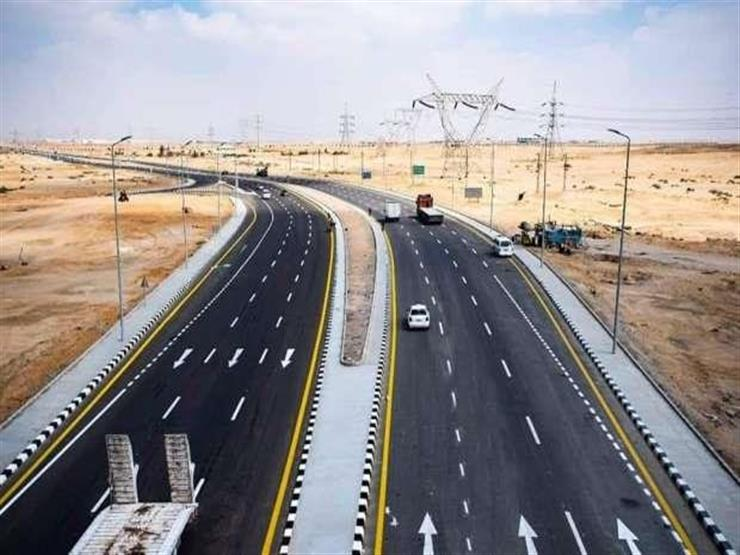
#> input picture 3- Image Processing ( 3 Sprints )/Sprint 9/Task 1/img/Road.jpg, 740 x 555 px, given in place of the camera
$ jupyter execute S9_T1.ipynb   (older library calls are emulated)   (text cells are left out)
#> lines starting #> are read from the running program, lines starting #| are printed output that depends on the picture; after the words box and inside, x2 and y2 are one past the last pixel; in counts of white or black regions, pixels touching at a corner belong together
[cell 1]
# Python program to Edge detection
# using OpenCV in Python
# using Sobel edge detection
# and laplacian method
import cv2
import numpy as np
import matplotlib.pyplot as plt

#Capture livestream video content from camera 0
#cap = cv2.VideoCapture(0)
cap = cv2.VideoCapture(0)

while(1):

	# Take each frame
    ret, im = cap.read()
#> im is the input picture: shape (555, 740, 3); mean B, G, R 144, 143.1, 147.9
    if ret == False:
        break
    frame = im
	# Convert to HSV for simpler calculations
    hsv = cv2.cvtColor(frame, cv2.COLOR_BGR2HSV)
#> hsv: shape (555, 740, 3); mean H, S, V 82.5, 54.4, 160.5

    #cv2.Sobel(original_image,ddepth,xorder,yorder,kernelsize)
    # Calcution of Sobelx
    sobelx = cv2.Sobel(frame,cv2.CV_64F,1,0,ksize=5)

	# Calculation of Sobely
    sobely = cv2.Sobel(frame,cv2.CV_64F,0,1,ksize=5)

	# Calculation of Laplacian
    # cv2.Laplacian(frame,cv2.CV_64F)
    laplacian = cv2.Laplacian(frame,cv2.CV_64F)

    cv2.imshow('sobelx',sobelx)
    cv2.imshow('sobely',sobely)
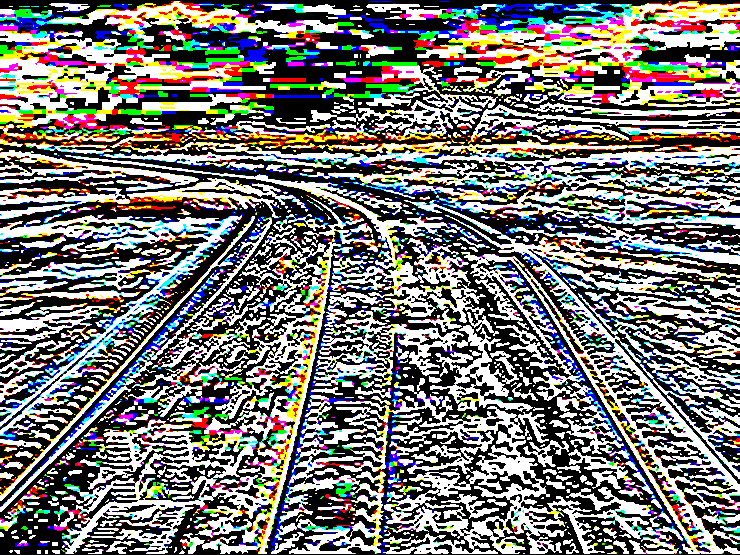
#> window 'sobely': shape (555, 740, 3); mean B, G, R 116.4, 119, 120.2
    cv2.imshow('laplacian',laplacian)
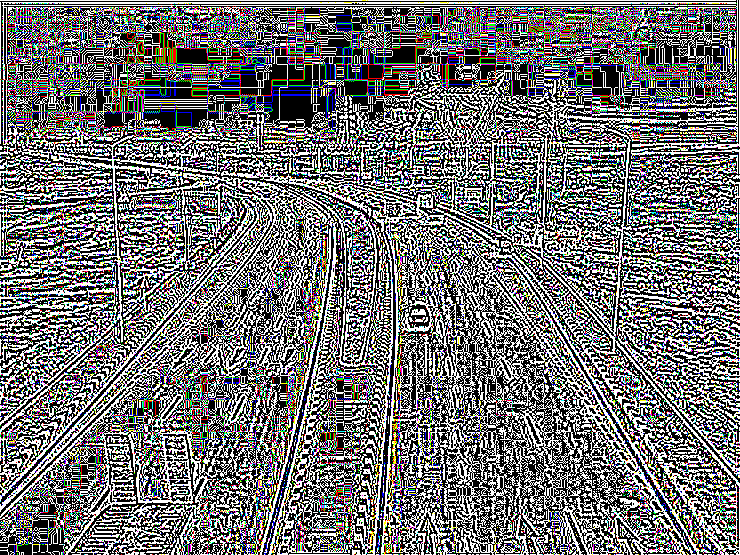
#> window 'laplacian': shape (555, 740, 3); mean B, G, R 112.8, 112.4, 112.8
    k = cv2.waitKey(5) & 0xFF
#> (key Esc is pressed here)
    if k == 27:
        break

cv2.destroyAllWindows()

#release the frame
cap.release()

plt.figure(figsize=(20, 20))
plt.subplot(221)
plt.title("sobelx")
plt.imshow(sobelx)
plt.subplot(222)
plt.title("sobely")
plt.imshow(sobely)
plt.subplot(223)
plt.title("laplacian")
plt.imshow(laplacian)
plt.show()
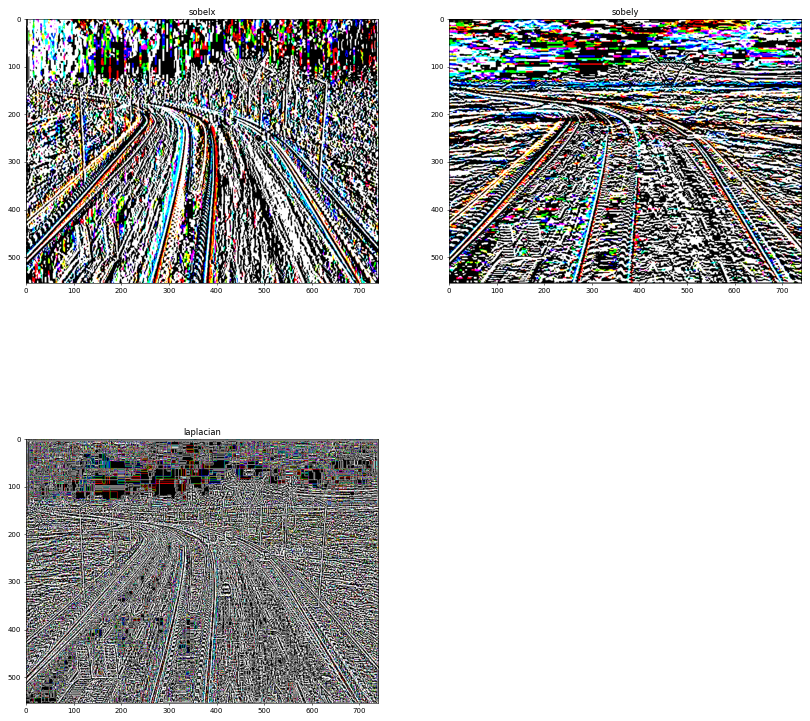
#> figure drawn by matplotlib, 3 panels; B, G, R data is drawn as R, G, B

[cell 2]
# OpenCV program to perform Edge detection in real time
# import libraries of python OpenCV
# where its functionality resides
import cv2

# np is an alias pointing to numpy library
import numpy as np


# capture frames from a camera
cap = cv2.VideoCapture(0)


# loop runs if capturing has been initialized
while(1):

    # reads frames from a camera
    ret, frame = cap.read()

    # converting BGR to HSV
    hsv = cv2.cvtColor(frame, cv2.COLOR_BGR2HSV)

    # define range of red color in HSV
    lower_red = np.array([30,150,50])
    upper_red = np.array([255,255,180])

    # create a red HSV colour boundary and
    # threshold HSV image
    # cv2.inRange(hsv, lower_red, upper_red)
    mask = cv2.inRange(hsv, lower_red, upper_red)
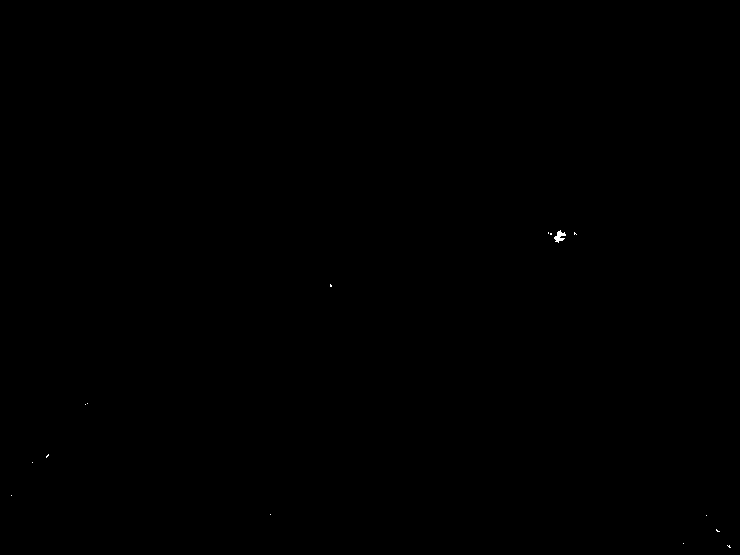
#> mask: shape (555, 740); 0.03% white; 15 white regions (14 under 20 px), largest, box (x1, y1, x2, y2) and area: (554, 230, 566, 243) 80

    # Bitwise-AND mask and original image
    res = cv2.bitwise_and(frame,frame, mask= mask)

    # Display an original image
    cv2.imshow('Original',frame)

    # finds edges in the input image image and
    # marks them in the output map edges
    edges = cv2.Canny(frame,100,200)
#> edges: shape (555, 740); 9.1% white in thin lines or dots, all inside (x1, y1, x2, y2) = (0, 73, 740, 555)

    # Display edges in a frame
    cv2.imshow('Edges',edges)

    # Wait for Esc key to stop
    k = cv2.waitKey(5) & 0xFF
#> (key Esc is pressed here)
    if k == 27:
        break


# Close the window
cap.release()

# De-allocate any associated memory usage
cv2.destroyAllWindows()
frame = cv2.cvtColor(frame, cv2.COLOR_BGR2RGB)
plt.figure(figsize=(20, 20))
plt.subplot(221)
plt.title("Original")
plt.imshow(frame)
plt.subplot(222)
plt.title("edges")
plt.imshow(edges)
plt.show()

[cell 3]
# Python program to illustrate HoughLine
# method for line detection
import cv2
import numpy as np
import matplotlib.pyplot as plt
# Reading the required image in
# which operations are to be done.
# Make sure that the image is in the same
# directory in which this python program is
Pic = cv2.imread('img/grid3.jpg')
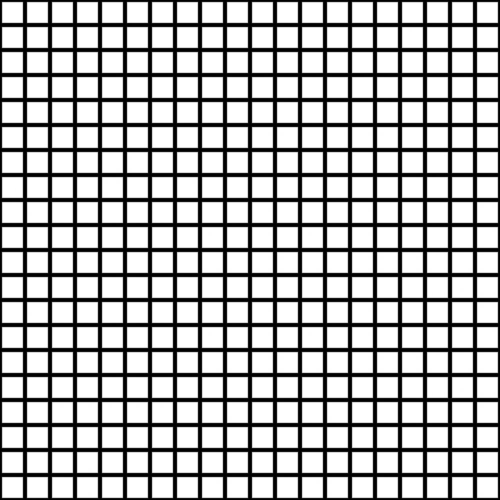
#> input picture 3- Image Processing ( 3 Sprints )/Sprint 9/Task 1/img/grid3.jpg, 1000 x 1000 px (shown at 1/2 size)
#> Pic is the input picture: shape (1000, 1000, 3); min 0, max 255, mean 177.4
img = cv2.imread('img/grid3.jpg')

# Convert the img to grayscale
gray = cv2.cvtColor(img,cv2.COLOR_BGR2GRAY)

# Apply edge detection method on the image
edges = cv2.Canny(gray,50,150,apertureSize = 3)
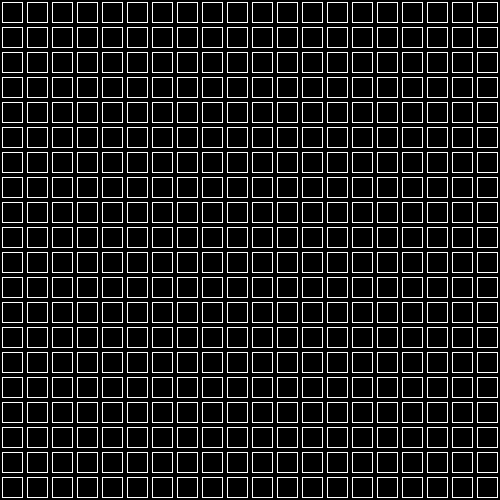
#> edges: shape (1000, 1000) (shown at 1/2 size); 6.6% white in thin lines or dots

# This returns an array of r and theta values
lines = cv2.HoughLines(edges,1,np.pi/180, 200)
#> lines = 80 rows, first 8: [4, 0], [45, 0], [54, 0], [95, 0], [104, 0], [145, 0], [154, 0], [195, 0]
# The below for loop runs till r and theta values
# are in the range of the 2d array
for r,theta in lines[0]:

    # Stores the value of cos(theta) in a
    a = np.cos(theta)

    # Stores the value of sin(theta) in b
    b = np.sin(theta)

    # x0 stores the value rcos(theta)
    x0 = a*r

    # y0 stores the value rsin(theta)
    y0 = b*r

    # x1 stores the rounded off value of (rcos(theta)-1000sin(theta))
    x1 = int(x0 + 1000*(-b))

    # y1 stores the rounded off value of (rsin(theta)+1000cos(theta))
    y1 = int(y0 + 1000*(a))

    # x2 stores the rounded off value of (rcos(theta)+1000sin(theta))
    x2 = int(x0 - 1000*(-b))

    # y2 stores the rounded off value of (rsin(theta)-1000cos(theta))
    y2 = int(y0 - 1000*(a))

    # cv2.line draws a line in img from the point(x1,y1) to (x2,y2).
    # (0,0,255) denotes the colour of the line to be
    #drawn. In this case, it is red.
    cv2.line(img,(x1,y1), (x2,y2), (0,0,255),2)
#> this loop made 1 pass
#> (r, theta, a, b, x0, y0, x1, y1) on pass 1: (4, 0, 1, 0, 4, 0, 4, 1000)
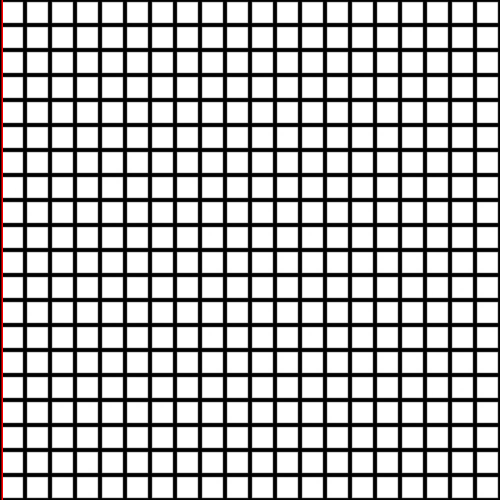
#> img: shape (1000, 1000, 3) (shown at 1/2 size); 0.3% of pixels changed, all inside (x1, y1, x2, y2) = (3, 0, 6, 1000)

# All the changes made in the input image are finally
# written on a new image houghlines.jpg
cv2.imwrite('linesDetected.jpg', img)

img1 = cv2.imread('linesDetected.jpg')
# [6 lines of commented-out code are left out]

Titles =["img", "Road"]
images =[Pic, img1]
count = 2
plt.figure(figsize=(20, 20))
for i in range(count):
    plt.subplot(1, 2, i + 1)
    plt.title(Titles[i])
    plt.imshow(images[i])
plt.show()
#> figure, not shown here; B, G, R data is drawn as R, G, B

[cell 4]
# Python program to illustrate HoughLinemethod for line detection
import cv2
import numpy as np
import matplotlib.pyplot as plt

img = cv2.imread('img/grid3.jpg')
# 1) Convert the img to grayscale
gray = cv2.cvtColor(img,cv2.COLOR_BGR2GRAY)

# 2) Apply edge detection method on the image
edges = cv2.Canny(gray, 50, 100, apertureSize = 3)

# 3) This returns an array of (r, theta) values
# how to know the right thershold value ?
lines = cv2.HoughLines(edges, 1, np.pi/180, 120)
#> lines = 262 rows, first 8: [4, 0], [45, 0], [54, 0], [95, 0], [104, 0], [145, 0], [154, 0], [195, 0]

# 4) The below for loop runs till r and theta values are in the range of the 2d array
for line in lines:
    r, theta = line[0]
    a = np.cos(theta)
    b = np.sin(theta)

    # x0 stores the value rcos(theta)
    x0 = a*r

    # y0 stores the value rsin(theta)
    y0 = b*r

    # x1 stores the rounded off value of (rcos(theta)-1000sin(theta))
    x1 = int(x0 + 1000*(-b))

    # y1 stores the rounded off value of (rsin(theta)+1000cos(theta))
    y1 = int(y0 + 1000*(a))

    # x2 stores the rounded off value of (rcos(theta)+1000sin(theta))
    x2 = int(x0 - 1000*(-b))

    # y2 stores the rounded off value of (rsin(theta)-1000cos(theta))
    y2 = int(y0 - 1000*(a))

    # 5) cv2.line draws a line in img from the point(x1,y1) to (x2,y2).
    # (0,0,255) denotes the colour of the line to be drawn. In this case, it is red.
    cv2.line(img,(x1,y1), (x2,y2), (0,0,255), 2)
#> this loop made 262 passes
#> (r, theta, a, b, x0, y0, x1, y1) on passes 1 to 3: (4, 0, 1, 0, 4, 0, 4, 1000), (45, 0, 1, 0, 45, 0, 45, 1000), (54, 0, 1, 0, 54, 0, 54, 1000)
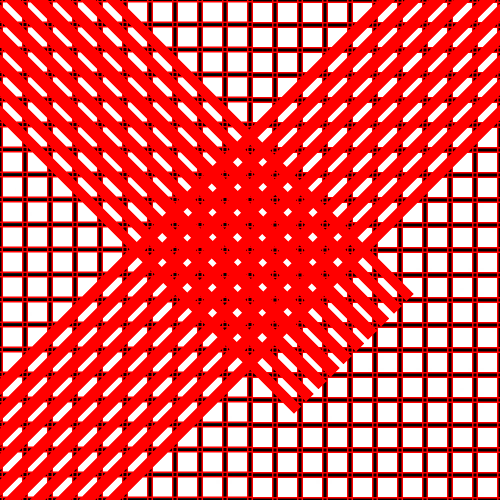
#> img: shape (1000, 1000, 3) (shown at 1/2 size); mean B, G, R 85.6, 85.6, 230.8

# All the changes made in the input image are finally
# written on a new image houghlines.jpg
cv2.imwrite('linesDetected.jpg', img)

plt.imshow(cv2.cvtColor(img, cv2.COLOR_BGR2RGB))

[cell 5]
import cv2
import numpy as np

img = cv2.imread('img/grid3.jpg', cv2.IMREAD_COLOR)
img2 = img.copy()

# Convert the image to gray-scale
gray = cv2.cvtColor(img, cv2.COLOR_BGR2GRAY)
# Find the edges in the image using canny detector
edges = cv2.Canny(gray, 50, 200)
# Detect points that form a line
lines = cv2.HoughLinesP(edges, 1, np.pi/180, 100, minLineLength=10, maxLineGap=250)
#> lines = 80 rows, first 6: [945, 995, 945, 4], [4, 945, 995, 945], [345, 995, 345, 4], [4, 195, 995, 195], [245, 995, 245, 4], [4, 54, 995, 54]
# Draw lines on the image
for line in lines:
    x1, y1, x2, y2 = line[0]
    cv2.line(img, (x1, y1), (x2, y2), (255, 0, 0), 3)
#> this loop made 80 passes
#> line on passes 24 to 35: [[4, 145, 995, 145]], [[4, 704, 995, 704]], [[4, 654, 995, 654]], [[4, 504, 995, 504]], [[4, 245, 995, 245]], [[4, 645, 995, 645]], [[4, 754, 995, 754]], [[4, 254, 995, 254]], [[4, 404, 995, 404]], [[4, 904, 995, 904]], [[4, 154, 995, 154]], [[4, 954, 995, 954]]
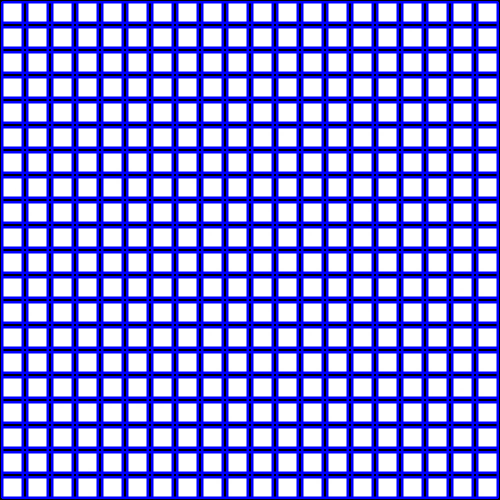
#> img: shape (1000, 1000, 3) (shown at 1/2 size); mean B, G, R 223.6, 132.2, 132.2

# Show result
img = cv2.resize(img, dsize=(600, 600))
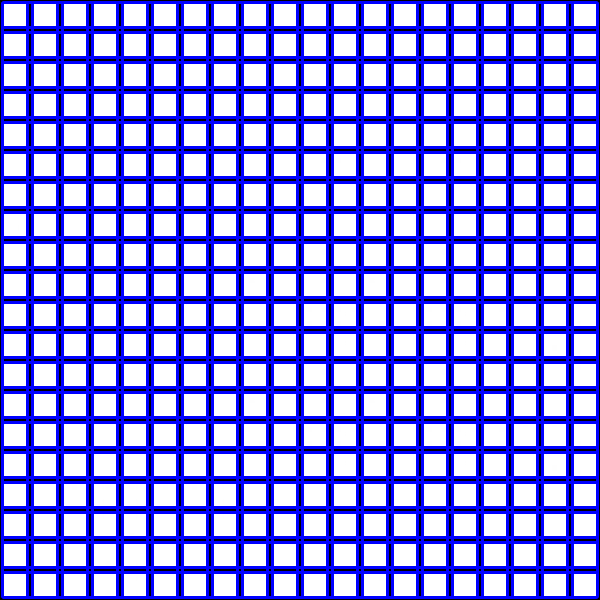
#> img: shape (600, 600, 3); mean B, G, R 228.5, 137.1, 137.1
cv2.imshow("Result Image", img)

if cv2.waitKey(0) & 0xff == 27:
#> (key Esc is pressed here)
    cv2.destroyAllWindows()
img2 = cv2.cvtColor(img2, cv2.COLOR_BGR2RGB)
img = cv2.cvtColor(img, cv2.COLOR_BGR2RGB)
plt.figure(figsize=(20, 20))
plt.subplot(1, 2, 1)
plt.title("Original")
plt.imshow(img2)
plt.subplot(1, 2, 2)
plt.title("Line Detected")
plt.imshow(img)
plt.show()
